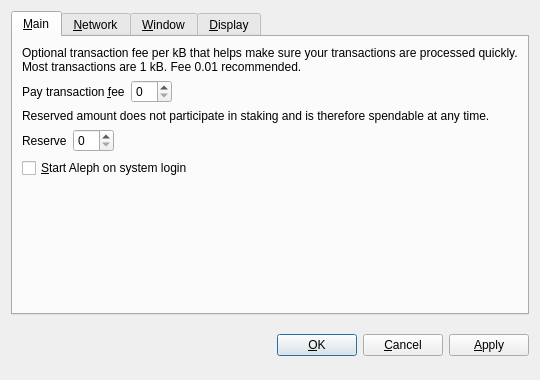
<?xml version="1.0" encoding="UTF-8"?>
<ui version="4.0">
 <class>OptionsDialog</class>
 <widget class="QDialog" name="OptionsDialog">
  <property name="geometry">
   <rect>
    <x>0</x>
    <y>0</y>
    <width>540</width>
    <height>380</height>
   </rect>
  </property>
  <property name="windowTitle">
   <string>Options</string>
  </property>
  <property name="modal">
   <bool>true</bool>
  </property>
  <layout class="QVBoxLayout" name="verticalLayout">
   <item>
    <widget class="QTabWidget" name="tabWidget">
     <property name="tabPosition">
      <enum>QTabWidget::North</enum>
     </property>
     <property name="currentIndex">
      <number>0</number>
     </property>
     <widget class="QWidget" name="tabMain">
      <attribute name="title">
       <string>&amp;Main</string>
      </attribute>
      <layout class="QVBoxLayout" name="verticalLayout_Main">
       <item>
        <widget class="QLabel" name="transactionFeeInfoLabel">
         <property name="text">
          <string>Optional transaction fee per kB that helps make sure your transactions are processed quickly. Most transactions are 1 kB. Fee 0.01 recommended.</string>
         </property>
         <property name="textFormat">
          <enum>Qt::PlainText</enum>
         </property>
         <property name="wordWrap">
          <bool>true</bool>
         </property>
        </widget>
       </item>
       <item>
        <layout class="QHBoxLayout" name="horizontalLayoutFee">
         <item>
          <widget class="QLabel" name="transactionFeeLabel">
           <property name="text">
            <string>Pay transaction &amp;fee</string>
           </property>
           <property name="textFormat">
            <enum>Qt::PlainText</enum>
           </property>
           <property name="buddy">
            <cstring>transactionFee</cstring>
           </property>
          </widget>
         </item>
         <item>
          <widget class="BitcoinAmountField" name="transactionFee"/>
         </item>
         <item>
          <spacer name="horizontalSpacerFee">
           <property name="orientation">
            <enum>Qt::Horizontal</enum>
           </property>
           <property name="sizeHint" stdset="0">
            <size>
             <width>40</width>
             <height>20</height>
            </size>
           </property>
          </spacer>
         </item>
        </layout>
       </item>
       <item>
        <widget class="QLabel" name="reserveBalanceInfoLabel">
         <property name="text">
          <string>Reserved amount does not participate in staking and is therefore spendable at any time.</string>
         </property>
         <property name="textFormat">
          <enum>Qt::PlainText</enum>
         </property>
         <property name="wordWrap">
          <bool>true</bool>
         </property>
        </widget>
       </item>
       <item>
        <layout class="QHBoxLayout" name="horizontalLayoutReserveBalance">
         <item>
          <widget class="QLabel" name="reserveBalanceLabel">
           <property name="text">
            <string>Reserve</string>
           </property>
           <property name="textFormat">
            <enum>Qt::PlainText</enum>
           </property>
           <property name="buddy">
            <cstring>reserveBalance</cstring>
           </property>
          </widget>
         </item>
         <item>
          <widget class="BitcoinAmountField" name="reserveBalance"/>
         </item>
         <item>
          <spacer name="horizontalSpacerReserveBalance">
           <property name="orientation">
            <enum>Qt::Horizontal</enum>
           </property>
           <property name="sizeHint" stdset="0">
            <size>
             <width>40</width>
             <height>20</height>
            </size>
           </property>
          </spacer>
         </item>
        </layout>
       </item>
       <item>
        <widget class="QCheckBox" name="bitcoinAtStartup">
         <property name="toolTip">
          <string>Automatically start Aleph after logging in to the system.</string>
         </property>
         <property name="text">
          <string>&amp;Start Aleph on system login</string>
         </property>
        </widget>
       </item>
       <item>
        <spacer name="verticalSpacer_Main">
         <property name="orientation">
          <enum>Qt::Vertical</enum>
         </property>
         <property name="sizeHint" stdset="0">
          <size>
           <width>20</width>
           <height>40</height>
          </size>
         </property>
        </spacer>
       </item>
      </layout>
     </widget>
     <widget class="QWidget" name="tabNetwork">
      <attribute name="title">
       <string>&amp;Network</string>
      </attribute>
      <layout class="QVBoxLayout" name="verticalLayout_Network">
       <item>
        <widget class="QCheckBox" name="mapPortUpnp">
         <property name="toolTip">
          <string>Automatically open the Aleph client port on the router. This only works when your router supports UPnP and it is enabled.</string>
         </property>
         <property name="text">
          <string>Map port using &amp;UPnP</string>
         </property>
        </widget>
       </item>
       <item>
        <widget class="QCheckBox" name="connectSocks">
         <property name="toolTip">
          <string>Connect to the Aleph network through a SOCKS proxy (e.g. when connecting through Tor).</string>
         </property>
         <property name="text">
          <string>&amp;Connect through SOCKS proxy:</string>
         </property>
        </widget>
       </item>
       <item>
        <layout class="QHBoxLayout" name="horizontalLayout_Network">
         <item>
          <widget class="QLabel" name="proxyIpLabel">
           <property name="text">
            <string>Proxy &amp;IP:</string>
           </property>
           <property name="textFormat">
            <enum>Qt::PlainText</enum>
           </property>
           <property name="buddy">
            <cstring>proxyIp</cstring>
           </property>
          </widget>
         </item>
         <item>
          <widget class="QValidatedLineEdit" name="proxyIp">
           <property name="maximumSize">
            <size>
             <width>140</width>
             <height>16777215</height>
            </size>
           </property>
           <property name="toolTip">
            <string>IP address of the proxy (e.g. 127.0.0.1)</string>
           </property>
          </widget>
         </item>
         <item>
          <widget class="QLabel" name="proxyPortLabel">
           <property name="text">
            <string>&amp;Port:</string>
           </property>
           <property name="textFormat">
            <enum>Qt::PlainText</enum>
           </property>
           <property name="buddy">
            <cstring>proxyPort</cstring>
           </property>
          </widget>
         </item>
         <item>
          <widget class="QLineEdit" name="proxyPort">
           <property name="maximumSize">
            <size>
             <width>55</width>
             <height>16777215</height>
            </size>
           </property>
           <property name="toolTip">
            <string>Port of the proxy (e.g. 9050)</string>
           </property>
          </widget>
         </item>
         <item>
          <widget class="QLabel" name="socksVersionLabel">
           <property name="text">
            <string>SOCKS &amp;Version:</string>
           </property>
           <property name="textFormat">
            <enum>Qt::PlainText</enum>
           </property>
           <property name="buddy">
            <cstring>socksVersion</cstring>
           </property>
          </widget>
         </item>
         <item>
          <widget class="QValueComboBox" name="socksVersion">
           <property name="toolTip">
            <string>SOCKS version of the proxy (e.g. 5)</string>
           </property>
          </widget>
         </item>
         <item>
          <spacer name="horizontalSpacer_Network">
           <property name="orientation">
            <enum>Qt::Horizontal</enum>
           </property>
           <property name="sizeHint" stdset="0">
            <size>
             <width>40</width>
             <height>20</height>
            </size>
           </property>
          </spacer>
         </item>
        </layout>
       </item>
       <item>
        <spacer name="verticalSpacer_Network">
         <property name="orientation">
          <enum>Qt::Vertical</enum>
         </property>
         <property name="sizeHint" stdset="0">
          <size>
           <width>20</width>
           <height>40</height>
          </size>
         </property>
        </spacer>
       </item>
      </layout>
     </widget>
     <widget class="QWidget" name="tabWindow">
      <attribute name="title">
       <string>&amp;Window</string>
      </attribute>
      <layout class="QVBoxLayout" name="verticalLayout_Window">
       <item>
        <widget class="QCheckBox" name="minimizeToTray">
         <property name="toolTip">
          <string>Show only a tray icon after minimizing the window.</string>
         </property>
         <property name="text">
          <string>&amp;Minimize to the tray instead of the taskbar</string>
         </property>
        </widget>
       </item>
       <item>
        <widget class="QCheckBox" name="minimizeOnClose">
         <property name="toolTip">
          <string>Minimize instead of exit the application when the window is closed. When this option is enabled, the application will be closed only after selecting Quit in the menu.</string>
         </property>
         <property name="text">
          <string>M&amp;inimize on close</string>
         </property>
        </widget>
       </item>
       <item>
        <spacer name="verticalSpacer_Window">
         <property name="orientation">
          <enum>Qt::Vertical</enum>
         </property>
         <property name="sizeHint" stdset="0">
          <size>
           <width>20</width>
           <height>40</height>
          </size>
         </property>
        </spacer>
       </item>
      </layout>
     </widget>
     <widget class="QWidget" name="tabDisplay">
      <attribute name="title">
       <string>&amp;Display</string>
      </attribute>
      <layout class="QVBoxLayout" name="verticalLayout_Display">
       <item>
        <layout class="QHBoxLayout" name="horizontalLayout_1_Display">
         <item>
          <widget class="QLabel" name="langLabel">
           <property name="text">
            <string>User Interface &amp;language:</string>
           </property>
           <property name="textFormat">
            <enum>Qt::PlainText</enum>
           </property>
           <property name="buddy">
            <cstring>lang</cstring>
           </property>
          </widget>
         </item>
         <item>
          <widget class="QValueComboBox" name="lang">
           <property name="toolTip">
            <string>The user interface language can be set here. This setting will take effect after restarting Aleph.</string>
           </property>
          </widget>
         </item>
        </layout>
       </item>
       <item>
        <layout class="QHBoxLayout" name="horizontalLayout_2_Display">
         <item>
          <widget class="QLabel" name="unitLabel">
           <property name="text">
            <string>&amp;Unit to show amounts in:</string>
           </property>
           <property name="textFormat">
            <enum>Qt::PlainText</enum>
           </property>
           <property name="buddy">
            <cstring>unit</cstring>
           </property>
          </widget>
         </item>
         <item>
          <widget class="QValueComboBox" name="unit">
           <property name="toolTip">
            <string>Choose the default subdivision unit to show in the interface and when sending coins.</string>
           </property>
          </widget>
         </item>
        </layout>
       </item>
       <item>
        <widget class="QCheckBox" name="displayAddresses">
         <property name="toolTip">
          <string>Whether to show Aleph addresses in the transaction list or not.</string>
         </property>
         <property name="text">
          <string>&amp;Display addresses in transaction list</string>
         </property>
        </widget>
       </item>
       <item>
        <widget class="QCheckBox" name="coinControlFeatures">
         <property name="toolTip">
          <string>Whether to show coin control features or not.</string>
         </property>
         <property name="text">
          <string>Display coin &amp;control features (experts only!)</string>
         </property>
        </widget>
       </item>
       <item>
        <spacer name="verticalSpacer_Display">
         <property name="orientation">
          <enum>Qt::Vertical</enum>
         </property>
         <property name="sizeHint" stdset="0">
          <size>
           <width>20</width>
           <height>40</height>
          </size>
         </property>
        </spacer>
       </item>
      </layout>
     </widget>
    </widget>
   </item>
   <item>
    <layout class="QHBoxLayout" name="horizontalLayout_Buttons">
     <item>
      <spacer name="horizontalSpacer_1">
       <property name="orientation">
        <enum>Qt::Horizontal</enum>
       </property>
       <property name="sizeHint" stdset="0">
        <size>
         <width>40</width>
         <height>48</height>
        </size>
       </property>
      </spacer>
     </item>
     <item>
      <widget class="QLabel" name="statusLabel">
       <property name="font">
        <font>
         <weight>75</weight>
         <bold>true</bold>
        </font>
       </property>
       <property name="text">
        <string/>
       </property>
       <property name="textFormat">
        <enum>Qt::PlainText</enum>
       </property>
       <property name="wordWrap">
        <bool>true</bool>
       </property>
      </widget>
     </item>
     <item>
      <spacer name="horizontalSpacer_2">
       <property name="orientation">
        <enum>Qt::Horizontal</enum>
       </property>
       <property name="sizeHint" stdset="0">
        <size>
         <width>40</width>
         <height>48</height>
        </size>
       </property>
      </spacer>
     </item>
     <item>
      <widget class="QPushButton" name="okButton">
       <property name="text">
        <string>&amp;OK</string>
       </property>
      </widget>
     </item>
     <item>
      <widget class="QPushButton" name="cancelButton">
       <property name="text">
        <string>&amp;Cancel</string>
       </property>
       <property name="autoDefault">
        <bool>false</bool>
       </property>
      </widget>
     </item>
     <item>
      <widget class="QPushButton" name="applyButton">
       <property name="text">
        <string>&amp;Apply</string>
       </property>
       <property name="autoDefault">
        <bool>false</bool>
       </property>
      </widget>
     </item>
    </layout>
   </item>
  </layout>
 </widget>
 <customwidgets>
  <customwidget>
   <class>BitcoinAmountField</class>
   <extends>QSpinBox</extends>
   <header>bitcoinamountfield.h</header>
  </customwidget>
  <customwidget>
   <class>QValueComboBox</class>
   <extends>QComboBox</extends>
   <header>qvaluecombobox.h</header>
  </customwidget>
  <customwidget>
   <class>QValidatedLineEdit</class>
   <extends>QLineEdit</extends>
   <header>qvalidatedlineedit.h</header>
  </customwidget>
 </customwidgets>
 <resources/>
 <connections/>
</ui>
